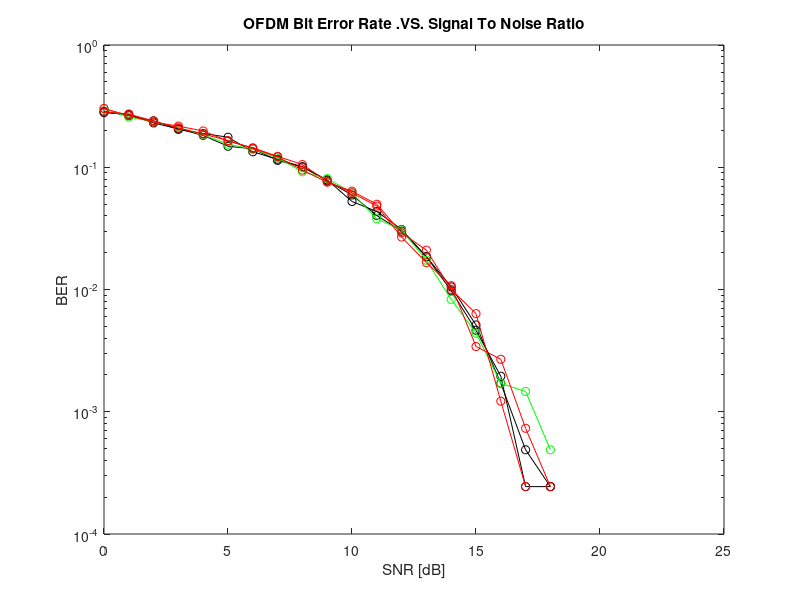

MATLAB code for this plot: (Note: this script raises an error after producing the figure.)
clc;
clear all;
close all;
%% Initializing parameters
L=128; %input('Length Of OFDM Data = ');
Ncp=L*0.0625;
%% Transmitter
% data generation
Tx_data=randi([0 15],L,Ncp);
a=1
for Ncp=Ncp:0.0625:Ncp+0.5 
%%%%%%%%%%%%%%%%%%% QAM modulation %%%%%%%%%%%%%%%%%%%%%
mod_data=qammod(Tx_data,16);
% Serial to Parallel
s2p=mod_data.';
% IFFT
am=ifft(s2p);
% Parallel to series
p2s=am.';
% Cyclic Prefixing
CP_part=p2s(:,end-Ncp+1:end); %Cyclic Prefix part to be appended.
cp=[CP_part p2s];

%%  Reciever

% Adding Noise using AWGN
SNRstart=0;
SNRincrement=1;
SNRend=25;
c=0;
r=zeros(size(SNRstart:SNRincrement:SNRend));
for snr=SNRstart:SNRincrement:SNRend
    c=c+1;
    noisy=awgn(cp,snr,'measured');
% Remove cyclic prefix part
    cpr=noisy(:,Ncp+1:Ncp+Ncp); %remove the Cyclic prefix
% series to parallel
    parallel=cpr.';
% FFT
    amdemod=fft(parallel);
% Parallel to serial
    rserial=amdemod.';
%%%%%%%%%%%%%%%%%%%% QAM demodulation %%%%%%%%%%%%%%%%%%%%%
    Umap=qamdemod(rserial,16);
% Calculating the Bit Error Rate
    [n, r(c)] = biterr(Tx_data,Umap);

end
snr=SNRstart:SNRincrement:SNRend;
%% Plotting BER vs SNR
if a==1
    r
semilogy(snr,r,'-ok');
end
if a==2
    r
semilogy(snr,r,'-ok');
end
if a==3
    r
semilogy(snr,r,'-og');
end
if a==4
    r
semilogy(snr,r,'-or');
end
if a==5
    r
semilogy(snr,r,'-or');
end
grid;
title('OFDM Bit Error Rate .VS. Signal To Noise Ratio');
ylabel('BER');
xlabel('SNR [dB]');
hold on
a=a+1;
end